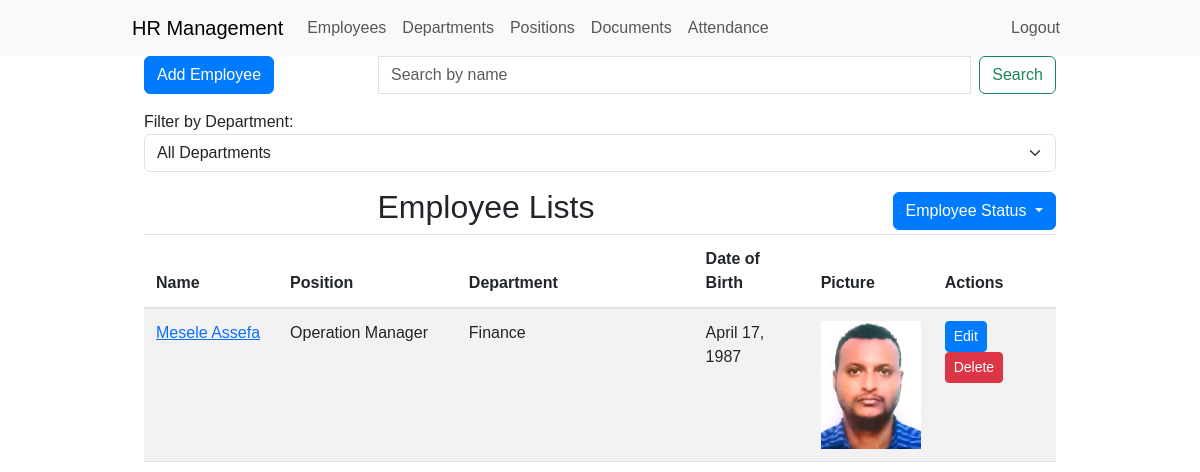
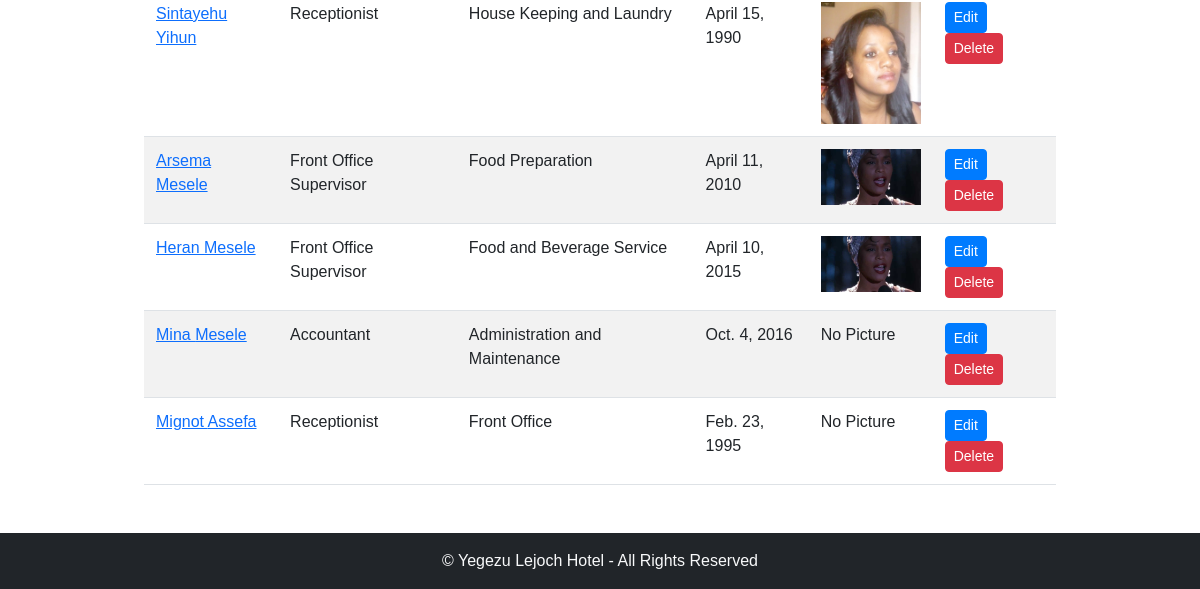
/employees/ (signed in), run on an earlier commit of the app's database (2 pictures, top to bottom).
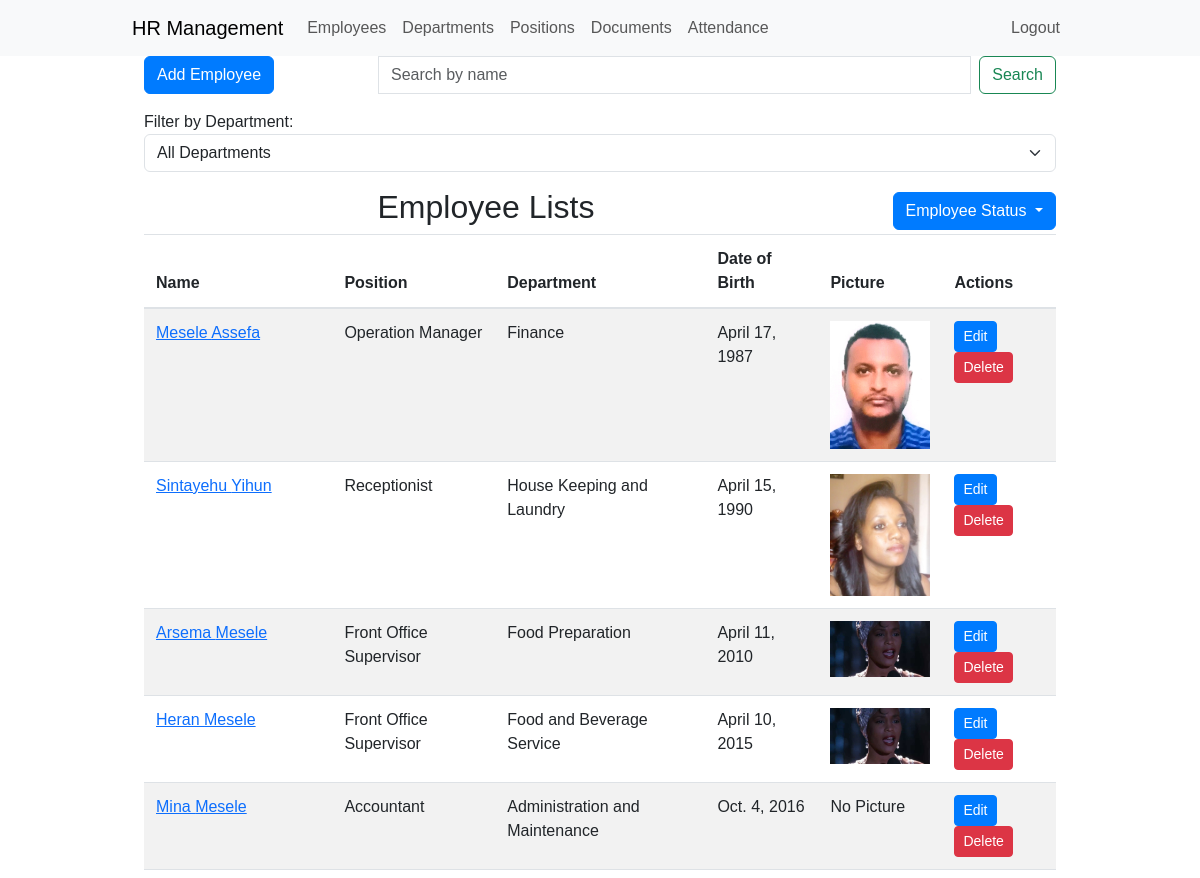
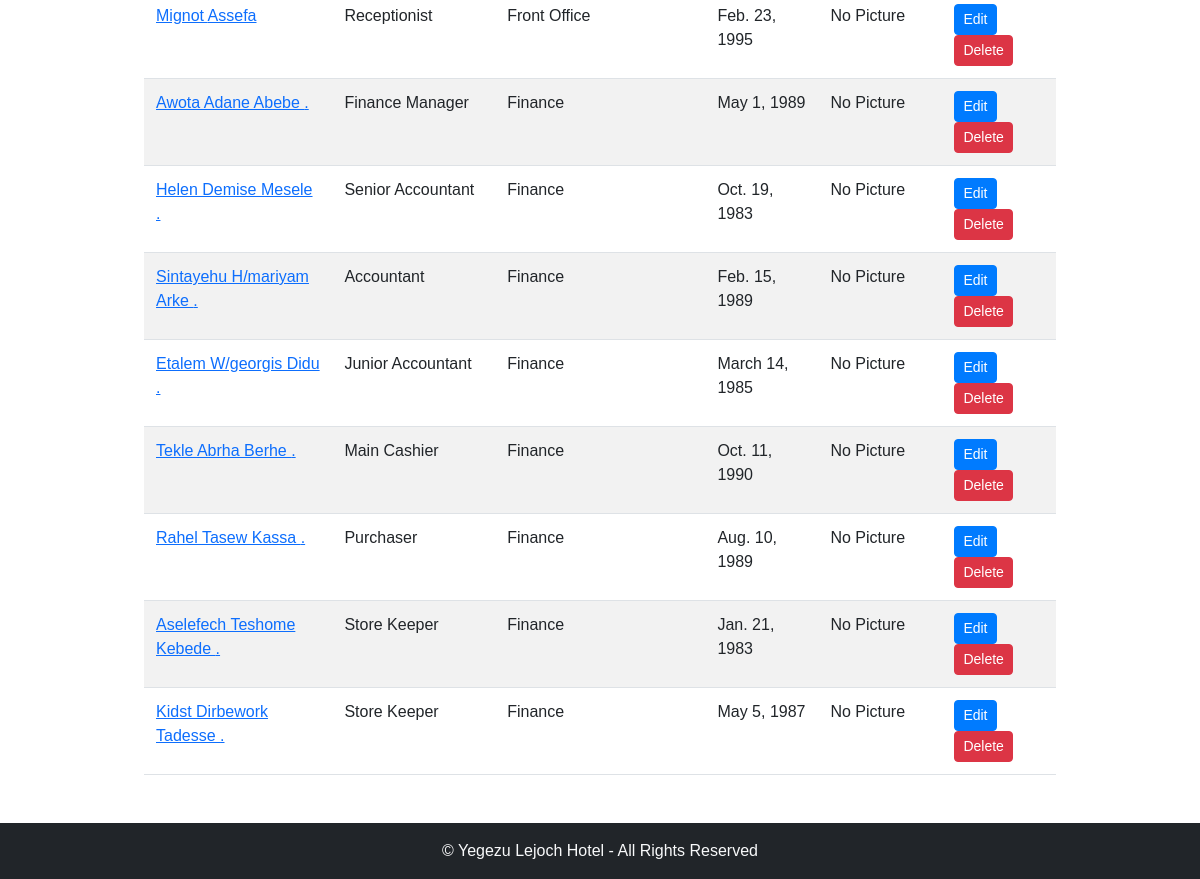
And on a later commit of the database (2 pictures, top to bottom).
### employee_management/models.py (models this page shows, shortened)
class Employee(models.Model):
    GENDER_CHOICES = (
        ('M', 'Male'),
        ('F', 'Female'),
    )
    first_name = models.CharField(max_length=50)
    middle_name = models.CharField(max_length=50, null=True, blank=True)
    last_name = models.CharField(max_length=50, null=True, blank=True)
    gender = models.CharField(max_length=1, choices=GENDER_CHOICES, default="")
    email = models.EmailField()
    department = models.ForeignKey(Department, on_delete=models.CASCADE)
    position = models.ForeignKey(Position, on_delete=models.CASCADE)
    date_of_birth = models.DateField()
    hire_date = models.DateField()
    salary = models.DecimalField(max_digits=10, decimal_places=2)
    is_active = models.BooleanField(default=True)
    picture = models.ImageField(upload_to='employee_pictures/', null=True, blank=True)

class Position(models.Model):
    name = models.CharField(max_length=50)
    def __str__(self):
        return self.name

class Department(models.Model):
    name = models.CharField(max_length=50)

### employee_management/views.py (the view)
# urls.py: path('employees/', employee_list, name='employee_list'),
@login_required
def employee_list(request):
    all_employees = Employee.objects.all()
    active_employees = all_employees.filter(is_active=True)
    inactive_employees = all_employees.filter(is_active=False)
    departments = Department.objects.all()
    status_filter = request.GET.get('status', 'active')
    if status_filter == 'inactive':
        employees = inactive_employees
    elif status_filter == 'all':
        employees = all_employees
    else:
        employees = active_employees
    context = {
        'employees': employees,
        'departments': departments,
        'status_filter': status_filter,
    }
    return render(request, 'employee_list.html', context)

### employee_management/templates/employee_list.html (shortened to what this page needs)
{% extends 'base.html' %}
{% block content %}
<div class="container-fluid">
    <div class="row">
        <div class="col-md-3">
            <a href="{% url 'hrms:employee_create' %}" class="btn btn-primary mb-3">Add Employee</a>
        </div>
        <div class="col-md-9">
            <form class="d-flex">
                <input class="form-control me-2" type="search" placeholder="Search by name" aria-label="Search" id="search-input">
                <button class="btn btn-outline-success" type="button" onclick="searchEmployees()">Search</button>
            </form>
        </div>
    </div>
    <div class="row">
        <div class="col-md-12">
            <label for="department-filter">Filter by Department:</label>
            <select class="form-select mb-3" id="department-filter" onchange="filterEmployeesByDepartment()">
                <option value="">All Departments</option>
            </select>
        </div>
    </div>
    <div class="col-md-12 d-flex justify-content-between align-items-center">
            <div class="col-md-9 text-center">
                <h2>Employee Lists</h2>
            </div>
            <div class="btn-group">
                <button type="button" class="btn btn-primary dropdown-toggle" data-bs-toggle="dropdown" aria-haspopup="true" aria-expanded="false" style="background-color: #007bff; color: white;">
                    Employee Status
                </button>
            </div>
        </div>
    <div class="col-md-12">
        <table class="table table-striped">
            <thead>
                <tr>
                    <th>Name</th>
                    <th>Position</th>
                    <th>Department</th>
                    <th>Date of Birth</th>
                    <th>Picture</th>
                    <th>Actions</th>
                </tr>
            </thead>
            <tbody id="employee-table-body">
                {% for employee in employees %}
                <tr data-department-id="{{ employee.department.id }}">
                    <td><a href="{% url 'hrms:employee_detail' employee.pk %}">{{ employee.first_name }} {{ employee.middle_name }}</a></td>
                    <td>{{ employee.position }}</td>
                    <td>{{ employee.department.name }}</td>
                    <td>{{ employee.date_of_birth }}</td>
                    <td>
                        {% if employee.picture %}
                            <img src="{{ employee.picture.url }}" alt="Employee Picture" width="100">
                        {% else %}
                            No Picture
                        {% endif %}
                    </td>
                    <td>
                        <a href="{% url 'hrms:employee_update' employee.pk %}" class="btn btn-primary btn-sm">Edit</a>
                        <a href="{% url 'hrms:employee_delete' employee.pk %}" class="btn btn-danger btn-sm" onclick="return confirm('Are you sure you want to delete this employee?')">Delete</a>
                    </td>
                </tr>
                {% endfor %}
            </tbody>
        </table>
    </div>
</div>
{% endblock %}

### employee_management/templates/base.html (shortened to what this page needs)
{% load static %}
<!DOCTYPE html>
<html lang="en">
<head>
    <link rel="stylesheet" href="https://cdn.jsdelivr.net/npm/bootstrap@5.3.0-alpha1/dist/css/bootstrap.min.css">
    <link rel="stylesheet" href="{% static 'css/style.css' %}">
</head>
<body>
    <nav class="navbar navbar-expand-lg navbar-light bg-light">
        <div class="container">
            <a class="navbar-brand" href="{% url 'hrms:dashboard' %}">HR Management</a>
            <div class="collapse navbar-collapse" id="navbarNav">
                <ul class="navbar-nav">
                    <li class="nav-item">
                        <a class="nav-link" href="{% url 'hrms:employee_list' %}">Employees</a>
                    </li>
                    <li class="nav-item">
                        <a class="nav-link" href="{% url 'hrms:department_list' %}">Departments</a>
                    </li>
                    <li class="nav-item">
                        <a class="nav-link" href="{% url 'hrms:position_list' %}">Positions</a>
                    </li>
                    <li class="nav-item">
                        <a class="nav-link" href="{% url 'hrms:document_list' %}">Documents</a>
                    </li>
                    <li class="nav-item">
                        <a class="nav-link" href="{% url 'hrms:attendance_list' %}">Attendance</a>
                    </li>
                </ul>
            </div>
            <ul class="navbar-nav ms-auto">
                {% if user.is_authenticated %}
                    <li class="nav-item">
                        <a class="nav-link" href="{% url 'hrms:logout' %}">Logout</a>
                    </li>
                {% else %}
                    <li class="nav-item">
                        <a class="nav-link" href="{% url 'hrms:login' %}">Login</a>
                    </li>
                {% endif %}
            </ul>
        </div>
    </nav>
    <div class="container">
        {% block content %}
        {% endblock %}
    </div>
    <footer class="container-fluid mt-5 py-3 text-center bg-dark text-light">
        &copy; Yegezu Lejoch Hotel - All Rights Reserved
    </footer>
</body>
</html>

### employee_management/static/css/style.css (style rules this page uses)
body { font-family: Arial, sans-serif; }
.container { max-width: 960px; }
.btn-primary { background-color: #007bff; border-color: #007bff; }
.form-control { border-radius: 0; }
.table-striped > tbody > tr:nth-of-type(odd) { background-color: #f9f9f9; }
.table > thead > tr > th, .table > tbody > tr > th, .table > tfoot > tr > th, .table > thead > tr > td, .table > tbody > tr > td, .table > tfoot > tr > td { border-top: 1px solid #dee2e6; padding: 0.75rem; vertical-align: top; border-bottom: 1px solid #dee2e6; }
.table > thead > tr > th { vertical-align: bottom; border-bottom: 2px solid #dee2e6; }

What changed in the data, as far as the page shows it:
added Employee: first_name "Awota Adane Abebe", middle_name ".", position "Finance Manager", department.name "Finance", date_of_birth "May 1, 1989", picture "No Picture"
added Employee: first_name "Helen Demise Mesele", middle_name ".", position "Senior Accountant", department.name "Finance", date_of_birth "Oct. 19, 1983", picture "No Picture"
added Employee: first_name "Sintayehu H/mariyam Arke", middle_name ".", position "Accountant", department.name "Finance", date_of_birth "Feb. 15, 1989", picture "No Picture"
added Employee: first_name "Etalem W/georgis Didu", middle_name ".", position "Junior Accountant", department.name "Finance", date_of_birth "March 14, 1985", picture "No Picture"
added Employee: first_name "Tekle Abrha Berhe", middle_name ".", position "Main Cashier", department.name "Finance", date_of_birth "Oct. 11, 1990", picture "No Picture"
added Employee: first_name "Rahel Tasew Kassa", middle_name ".", position "Purchaser", department.name "Finance", date_of_birth "Aug. 10, 1989", picture "No Picture"
added Employee: first_name "Aselefech Teshome Kebede", middle_name ".", position "Store Keeper", department.name "Finance", date_of_birth "Jan. 21, 1983", picture "No Picture"
added Employee: first_name "Kidst Dirbework Tadesse", middle_name ".", position "Store Keeper", department.name "Finance", date_of_birth "May 5, 1987", picture "No Picture"
